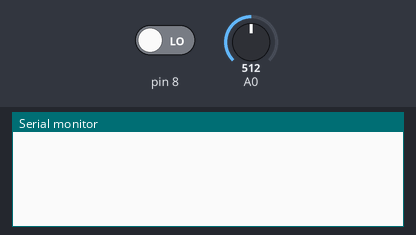
This sketch was run on a simulated Arduino Uno, built with avr-gcc and run on an emulated ATmega328P. Parts: the last lines printed to the serial monitor. The test bench sets the inputs (shaded band); at power-on: A0 = 512, pin 8 LOW.

Above: at 1.2 s.
1.3 s: A0 set to 1010
At 1.41 s:
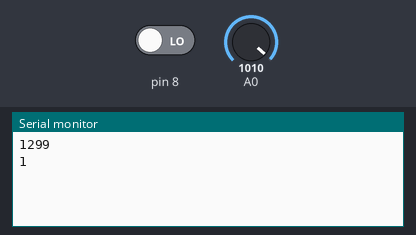
At 3.0 s:
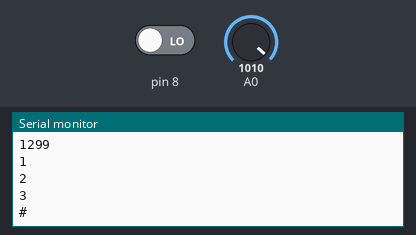
Timing chart, 0 to 4.5 s (numbered marks = the images above; inputs shaded):
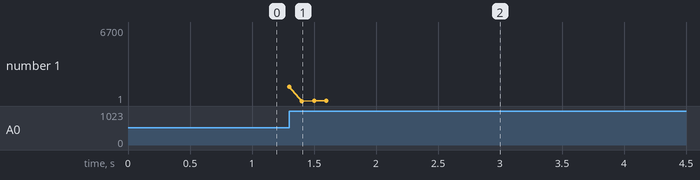

The sketch:

_XDD_12-31.ino
```cpp
unsigned long s0;//计时起始
unsigned long sc;//当前计时
boolean flg=false; //可计数标志
int c=0; //敲击计数器

//初始化函数：
void setup() {
  Serial.begin(9600);
  while (!Serial) {
     // wait for serial port to connect. Needed for native USB port only
  }
}

//主函数
void loop() {
     int A0_v=analogRead(A0);//读取模拟信号
     sc=millis(); //计时
     //digitalWrite(7,LOW);//

/*  测试8号脚,人体红外感应:
    if (digitalRead(8)==HIGH){
        Serial.print('H');
     }else{
        Serial.print('L');
     }
*/
     //信号达到阈值时，开始翻转FLG：
     if (A0_v>1000 and flg==false){
        flg=true;
        s0=millis();
        Serial.println(s0);
        delay(100);
     }

     //信号达到阈值，且LFG为真，且在1秒之内时：---累计C
     if ((A0_v>1000) and (flg==true) and (sc-s0<1000)){
         c++;
         Serial.println(c);
         delay(100);
     }

     //人已经离开,拍过一二下,并超1秒收不到3次的，放弃：
     if(sc-s0>900 and flg==true  and digitalRead(8)==HIGH){
        flg=false;
        c=0;
        s0= millis();
        Serial.write('x');
        digitalWrite(5,LOW);
     }

     //人在感应区内的,又正好在1秒内拍了三次时：
     if(c==3 and digitalRead(8)==LOW){
        flg=false;
        c=0;
        digitalWrite(5,HIGH);
        Serial.write('#');
        delay(5000);
        digitalWrite(7,LOW);
     }
}
```

Measured:
- after the input at 1.3 s, the serial monitor: prints a new line at once (image 1)
